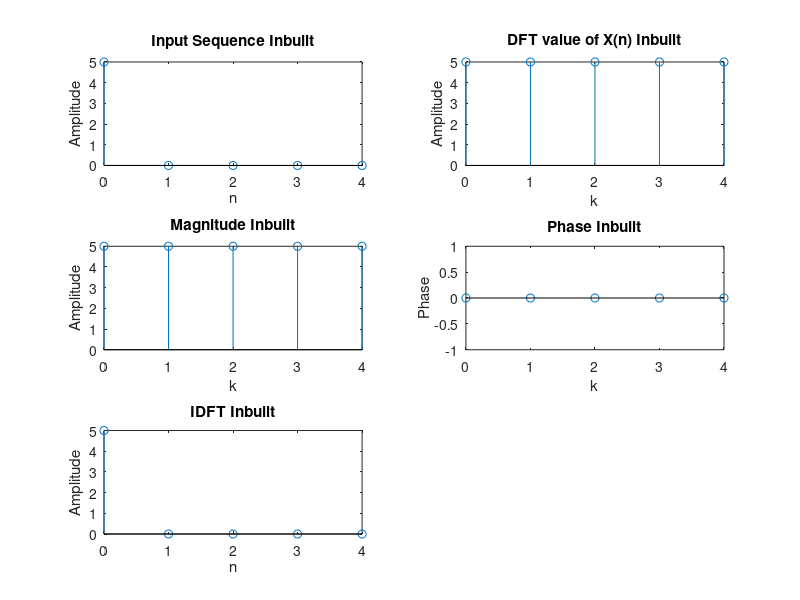

MATLAB code for this plot:
clc
close all

% reading the input sequence
x = input('Enter the elements: ');

% reading number of DFT points
N = input('Enter the value of N: ');

% appending zeros at the end of sequence
L = length(x);
n = 0:N-1;
x = [x zeros(1,N-L)];

% plot the input sequence
subplot(3,2,1)
stem(n,x)
xlabel('n')
ylabel('Amplitude')
title('Input Sequence Inbuilt')

% initializing blank array to fill the IDFT 
y = zeros(1,N);

% using inbuilt function to find dft
y = fft(x,N);

% output the dft sequence
disp('y: ')
disp(y)

% plot the dft sequence
k = 0:N-1;
subplot(3,2,2)
stem(k,y)
xlabel('k')
ylabel('Amplitude')
title('DFT value of X(n) Inbuilt')

magnitude = abs(y);
subplot(3,2,3)
stem(k,magnitude)
xlabel('k')
ylabel('Amplitude')
title('Magnitude Inbuilt')

phase = angle(y);
subplot(3,2,4)
stem(k,phase)
xlabel('k')
ylabel('Phase')
title('Phase Inbuilt')


%IDFT generation
m=ifft(y);

% plot the idft sequence
n = 0:N-1;
subplot(3,2,5)
stem(n,m)
xlabel('n')
ylabel('Amplitude')
title('IDFT Inbuilt')
